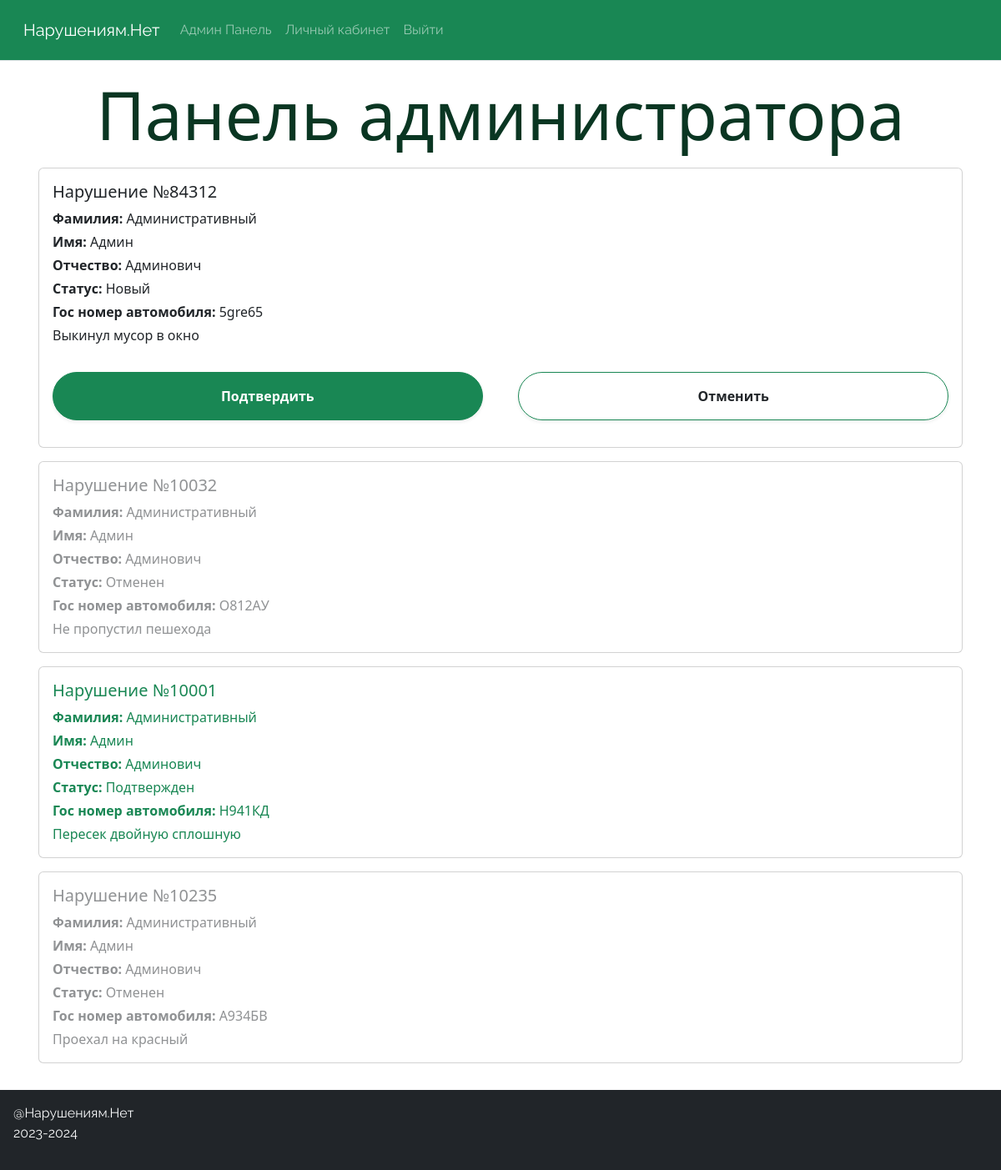
The page /admin/index.php (signed in) on the database its author committed.
### tables this page shows
CREATE TABLE IF NOT EXISTS `application` (
  `application_id` int(11) NOT NULL AUTO_INCREMENT,
  `user_id` int(11) NOT NULL,
  `number` int(11) NOT NULL,
  `status` varchar(20) NOT NULL,
  `number_car` varchar(10) NOT NULL,
  `message` text NOT NULL,
  PRIMARY KEY (`application_id`)
);

CREATE TABLE IF NOT EXISTS `user` (
  `user_id` int(11) NOT NULL AUTO_INCREMENT,
  `surname` varchar(100) NOT NULL,
  `name` varchar(100) NOT NULL,
  `patronymic` varchar(100) NOT NULL,
  `login` varchar(100) NOT NULL,
  `email` varchar(150) NOT NULL,
  `phone` char(17) NOT NULL,
  `password` varchar(50) NOT NULL,
  `role` varchar(100) NOT NULL,
  PRIMARY KEY (`user_id`)
);

### function/function.php (the view, shortened to what this page needs)
<?php
    include "connect.php";
    function fnGetCardAdmin(){
        global $connect;
        $data = '<div class="cards">';
        $sql = "SELECT `application_id`,`surname`, `name`, `patronymic`, `number`, `number_car`, `message`, `status` FROM `application` INNER JOIN `user` ON `application`.`user_id` =  `user`.`user_id` ORDER BY `application_id` DESC";
        if(!$result = $connect->query($sql)){
            echo "Ошибка получения данных";
        }
        while($row = $result->fetch_assoc()){
            if($row['status'] == 'Отменен'){
                $data .= sprintf('<div class="card w-100 mb-3 mt-3 text-body-tertiary">
                                <div class="card-body">
                                    <h5 class="card-title">Нарушение №%s</h5>
                                    <p class="mb-1"><span class="fw-semibold">Фамилия:</span> %s</p>
                                    <p class="mb-1"><span class="fw-semibold">Имя:</span> %s</p>
                                    <p class="mb-1"><span class="fw-semibold">Отчество:</span> %s</p>
                                    <p class="mb-1"><span class="fw-semibold">Статус:</span> %s</p>
                                    <p class="mb-1"><span class="fw-semibold">Гос номер автомобиля:</span> %s</p>
                                    <p class="card-text">%s</p>
                                </div>
                            </div>', $row['number'], $row['surname'], $row['name'], $row['patronymic'], $row['status'], $row['number_car'], $row['message']);
            }elseif($row['status'] == 'Подтвержден'){
                $data .= sprintf('<div class="card w-100 mb-3 mt-3 text-success">
                                <div class="card-body">
                                    <h5 class="card-title">Нарушение №%s</h5>
                                    <p class="mb-1"><span class="fw-semibold">Фамилия:</span> %s</p>
                                    <p class="mb-1"><span class="fw-semibold">Имя:</span> %s</p>
                                    <p class="mb-1"><span class="fw-semibold">Отчество:</span> %s</p>
                                    <p class="mb-1"><span class="fw-semibold">Статус:</span> %s</p>
                                    <p class="mb-1"><span class="fw-semibold">Гос номер автомобиля:</span> %s</p>
                                    <p class="card-text">%s</p>
                                </div>
                            </div>', $row['number'], $row['surname'], $row['name'], $row['patronymic'], $row['status'], $row['number_car'], $row['message']);
            }else{
                $data .= sprintf('<div class="card w-100 mb-3 mt-3">
                                    <div class="card-body">
                                        <h5 class="card-title">Нарушение №%s</h5>
                                        <p class="mb-1"><span class="fw-semibold">Фамилия:</span> %s</p>
                                        <p class="mb-1"><span class="fw-semibold">Имя:</span> %s</p>
                                        <p class="mb-1"><span class="fw-semibold">Отчество:</span> %s</p>
                                        <p class="mb-1"><span class="fw-semibold">Статус:</span> %s</p>
                                        <p class="mb-1"><span class="fw-semibold">Гос номер автомобиля:</span> %s</p>
                                        <p class="card-text">%s</p>
                                        <div class="d-flex align-items-center justify-content-between cards_btn">
                                            <a href="controllers/update_applicate.php?id=%s&action=success" class="card-link btn btn-success mb-3 mt-3 shadow-sm  p-3 rounded-pill fw-bold">Подтвердить</a>
                                            <a href="controllers/update_applicate.php?id=%s&action=cancel" class="card-link btn btn-success-outline border border-success mb-3 mt-3 shadow-sm  p-3 rounded-pill fw-bold m-0 ">Отменить</a>
                                        </div>
                                    </div>
                                </div>', $row['number'], $row['surname'], $row['name'], $row['patronymic'], $row['status'], $row['number_car'], $row['message'], $row['application_id'], $row['application_id']);
            }
        }
        $data .= "</div>";
        return $data;
    }
?>

### assets/style/style.css (style rules this page uses)
div.cards_btn a { width: 48%; }

### rows shown on the page
application: number "84312", user.surname "Административный", user.name "Админ", user.patronymic "Админович", status "Новый", number_car "5gre65", message "Выкинул мусор в окно"
application: number "10032", user.surname "Административный", user.name "Админ", user.patronymic "Админович", status "Отменен", number_car "О812АУ", message "Не пропустил пешехода"
application: number "10001", user.surname "Административный", user.name "Админ", user.patronymic "Админович", status "Подтвержден", number_car "Н941КД", message "Пересек двойную сплошную"
application: number "10235", user.surname "Административный", user.name "Админ", user.patronymic "Админович", status "Отменен", number_car "А934БВ", message "Проехал на красный"
